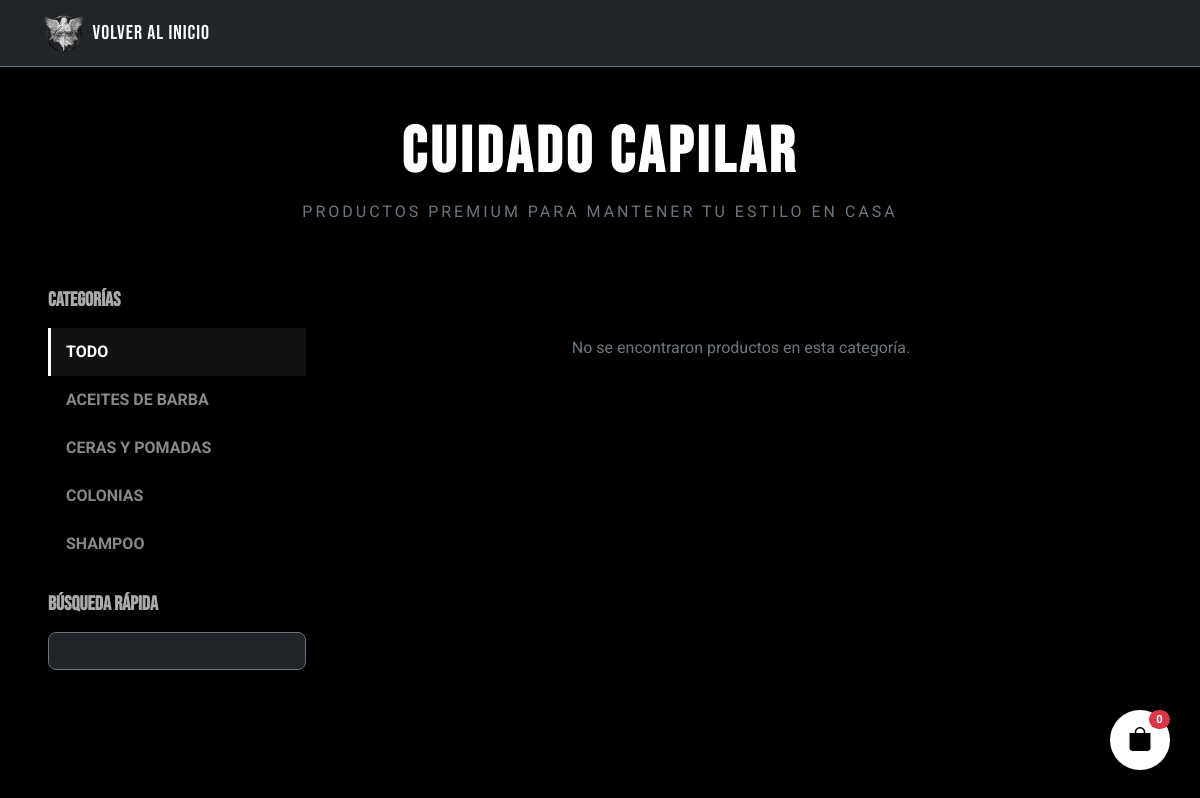
/cosmeticos.php, run on the app's committed database.
### tables this page shows
CREATE TABLE categorias (
    id        INT UNSIGNED  NOT NULL AUTO_INCREMENT,
    nombre    VARCHAR(80)   NOT NULL UNIQUE,
    seccion   ENUM('ropa','cosmetico') NOT NULL COMMENT 'Sección de la tienda',
    activa    TINYINT(1)    NOT NULL DEFAULT 1,
    PRIMARY KEY (id),
    INDEX idx_seccion (seccion)
);

### cosmeticos.php (the view, shortened to what this page needs)
<?php
include("config/conexion.php");
$cat_filtro = trim($_GET['cat'] ?? '');
if ($cat_filtro !== '') {
    $stmt = $db->prepare(
        "SELECT p.*, pi.nombre_archivo AS imagen_portada
         FROM productos p
         LEFT JOIN producto_imagenes pi ON pi.id_producto = p.id AND pi.es_portada = 1
         WHERE p.seccion = 'cosmetico' AND p.activo = 1 AND p.id_categoria = (
             SELECT id FROM categorias WHERE nombre = ? AND seccion = 'cosmetico' LIMIT 1
         )
         ORDER BY p.id DESC"
    );
    $stmt->execute([$cat_filtro]);
} else {
    $stmt = $db->prepare(
        "SELECT p.*, pi.nombre_archivo AS imagen_portada
         FROM productos p
         LEFT JOIN producto_imagenes pi ON pi.id_producto = p.id AND pi.es_portada = 1
         WHERE p.seccion = 'cosmetico' AND p.activo = 1
         ORDER BY p.id DESC"
    );
    $stmt->execute();
}
$productos = $stmt->fetchAll();
$stmtCats = $db->prepare(
    "SELECT id, nombre FROM categorias WHERE seccion = 'cosmetico' ORDER BY nombre"
);
$stmtCats->execute();
$categorias = $stmtCats->fetchAll();
?>
<!DOCTYPE html>
<html lang="es">
<head>
    <link href="https://cdn.jsdelivr.net/npm/bootstrap@5.3.0/dist/css/bootstrap.min.css" rel="stylesheet">
    <link rel="stylesheet" href="https://cdn.jsdelivr.net/npm/bootstrap-icons@1.11.1/font/bootstrap-icons.css">
    <link rel="stylesheet" href="css/base.css">
    <link rel="stylesheet" href="css/shop.css">
    <link rel="stylesheet" href="css/cart.css">
</head>
<body class="bg-black text-white">
    <div id="cart-floating" class="cart-floating shadow-lg" data-bs-toggle="modal" data-bs-target="#modalCarrito">
        <i class="bi bi-bag-fill"></i>
        <span id="cart-count" class="badge rounded-pill bg-danger">0</span>
    </div>
    <nav class="navbar navbar-dark bg-dark sticky-top border-bottom border-secondary">
        <div class="container">
            <a class="navbar-brand d-flex align-items-center" href="index_.php">
                <img src="img/logo-artguru.png" alt="Logo" height="40" class="me-2">
                <span style="font-family:'Bebas Neue'; letter-spacing:1px">VOLVER AL INICIO</span>
            </a>
        </div>
    </nav>
    <header class="py-5 text-center">
        <h1 class="display-3 fw-bold main-title">CUIDADO CAPILAR</h1>
        <p class="text-secondary text-uppercase" style="letter-spacing:3px">
            Productos premium para mantener tu estilo en casa
        </p>
    </header>
    <main class="container-fluid px-lg-5 pb-5">
        <div class="row">
            <aside class="col-lg-3 mb-4">
                <div class="sticky-top" style="top:90px">
                    <h5 class="fw-bold mb-3" style="font-family:'Bebas Neue'; color:#aaa">CATEGORÍAS</h5>
                    <div class="list-group list-group-flush custom-sidebar mb-4">
                        <a href="cosmeticos.php"
                           class="list-group-item list-group-item-action <?= ($cat_filtro == '') ? 'active' : '' ?>">
                            TODO
                        </a>
                        <?php foreach ($categorias as $cat): ?>
                            <a href="cosmeticos.php?cat=<?= urlencode($cat['nombre']) ?>"
                               class="list-group-item list-group-item-action <?= ($cat_filtro == $cat['nombre']) ? 'active' : '' ?>">
                                <?= strtoupper(htmlspecialchars($cat['nombre'])) ?>
                            </a>
                        <?php endforeach; ?>
                    </div>
                    <h5 class="fw-bold mb-3" style="font-family:'Bebas Neue'; color:#aaa">BÚSQUEDA RÁPIDA</h5>
                    <input type="text" id="inputBusqueda"
                           class="form-control bg-dark text-white border-secondary"
                           placeholder="Buscar producto...">
                </div>
            </aside>
            <section class="col-lg-9">
                <div class="row g-4" id="contenedorProductos">
                    <?php if (!empty($productos)): ?>
                        <?php foreach ($productos as $p):
                            $imgPortada = !empty($p['imagen_portada']) ? $p['imagen_portada'] : 'no-image.png';
                        ?>
                            <div class="col-sm-6 col-lg-4 producto-card-wrapper">
                                <div class="card bg-dark text-white border-secondary h-100 product-card position-relative">
                                    <?php if ($p['stock'] <= 3 && $p['stock'] > 0): ?>
                                        <div class="badge bg-warning text-dark position-absolute mt-3 ms-3">ÚLTIMAS UNIDADES</div>
                                    <?php endif; ?>
                                    <img src="img/<?= htmlspecialchars($imgPortada) ?>"
                                         class="card-img-top p-3"
                                         alt="<?= htmlspecialchars($p['nombre']) ?>"
                                         onerror="this.src='img/no-image.png'">
                                    <div class="card-body d-flex flex-column text-center">
                                        <span class="badge bg-secondary mb-2 align-self-center small text-uppercase">
                                            <?= htmlspecialchars($p['categoria'] ?? '') ?>
                                        </span>
                                        <h6 class="fw-bold text-uppercase mb-2 nombre-producto">
                                            <?= htmlspecialchars($p['nombre']) ?>
                                        </h6>
                                        <p class="small text-secondary">
                                            <?= htmlspecialchars($p['tallas'] ?? '') ?>
                                        </p>
                                        <p class="h6 text-info mb-3">
                                            COP <?= number_format($p['precio'], 0, ',', '.') ?>
                                        </p>
                                        <?php if ($p['stock'] > 0): ?>
                                            <button class="btn btn-light btn-pill w-100 fw-bold mt-auto"
                                                onclick="agregarAlCarrito(
                                                    '<?= htmlspecialchars($p['nombre'], ENT_QUOTES) ?>',
                                                    <?= $p['precio'] ?>,
                                                    'img/<?= htmlspecialchars($imgPortada) ?>')">
                                                AÑADIR
                                            </button>
                                        <?php else: ?>
                                            <button class="btn btn-danger btn-pill w-100 fw-bold mt-auto" disabled>AGOTADO</button>
                                        <?php endif; ?>
                                    </div>
                                </div>
                            </div>
                        <?php endforeach; ?>
                    <?php else: ?>
                        <div class="col-12 text-center py-5">
                            <p class="text-secondary">No se encontraron productos en esta categoría.</p>
                        </div>
                    <?php endif; ?>
                </div>
            </section>
        </div>
    </main>
</body>
</html>

### css/base.css (style rules this page uses)
*, *::before, *::after { margin: 0; padding: 0; box-sizing: border-box; }
body, html { height: 100%; font-family: 'Roboto', sans-serif; background-color: #000; color: #fff; }
.main-title { font-family: 'Bebas Neue', sans-serif; letter-spacing: 4px; text-shadow: 2px 2px 10px rgba(0, 0, 0, 0.5); }

### css/shop.css (style rules this page uses)
.custom-sidebar .list-group-item { background-color: transparent; color: #888; border: none; padding: 12px 15px; font-weight: bold; transition: 0.3s; border-left: 3px solid transparent; }
.custom-sidebar .list-group-item:hover, .custom-sidebar .list-group-item.active { color: #fff !important; background: #111 !important; border-left-color: #fff !important; }
#buscador, #inputBusqueda { border-radius: 8px; transition: 0.3s; }

### css/cart.css (style rules this page uses)
.cart-floating { position: fixed; bottom: 30px; right: 30px; background-color: #fff; color: #000; width: 60px; height: 60px; border-radius: 50%; display: flex; align-items: center; justify-content: center; font-size: 1.5rem; cursor: pointer; z-index: 1000; transition: transform 0.3s ease; box-shadow: 0 4px 15px rgba(0, 0, 0, 0.5); }
.cart-floating .badge { position: absolute; top: 0; right: 0; font-size: 0.7rem; }

### data on the page
categorias: nombre "ACEITES DE BARBA"
categorias: nombre "CERAS Y POMADAS"
categorias: nombre "COLONIAS"
categorias: nombre "SHAMPOO"
